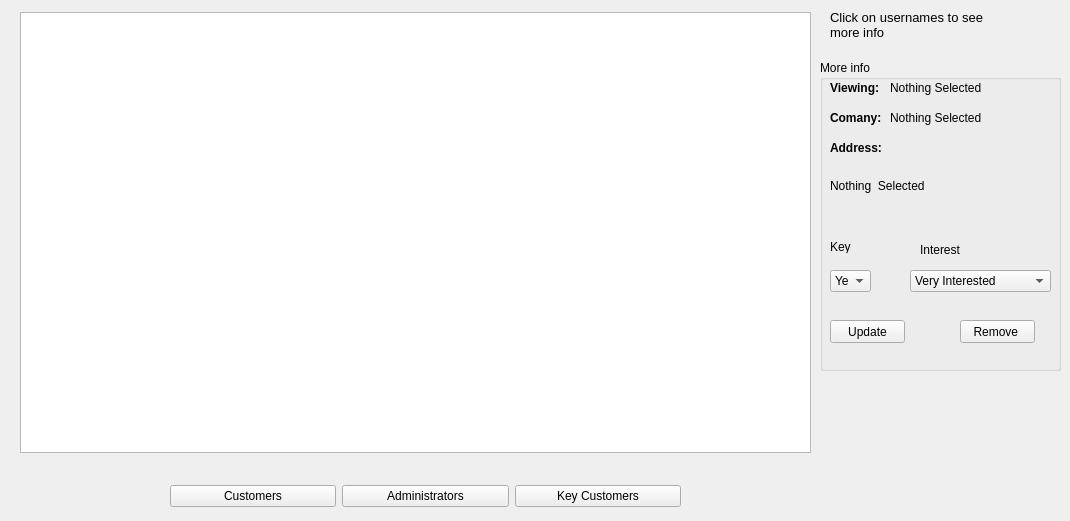
    <widget class="QWidget" name="adminPanel">
     <attribute name="title">
      <string>Administrator</string>
     </attribute>
     <widget class="QTableWidget" name="CustomersTable">
      <property name="geometry">
       <rect>
        <x>20</x>
        <y>12</y>
        <width>791</width>
        <height>441</height>
       </rect>
      </property>
      <property name="editTriggers">
       <set>QAbstractItemView::NoEditTriggers</set>
      </property>
      <property name="alternatingRowColors">
       <bool>true</bool>
      </property>
      <property name="sortingEnabled">
       <bool>true</bool>
      </property>
     </widget>
     <widget class="QWidget" name="layoutWidget">
      <property name="geometry">
       <rect>
        <x>170</x>
        <y>480</y>
        <width>511</width>
        <height>32</height>
       </rect>
      </property>
      <layout class="QGridLayout" name="gridLayout">
       <item row="0" column="2">
        <widget class="QPushButton" name="keyCustomersButton">
         <property name="text">
          <string>Key Customers</string>
         </property>
        </widget>
       </item>
       <item row="0" column="0">
        <widget class="QPushButton" name="customersButton">
         <property name="text">
          <string>Customers</string>
         </property>
        </widget>
       </item>
       <item row="0" column="1">
        <widget class="QPushButton" name="adminButton">
         <property name="text">
          <string>Administrators</string>
         </property>
        </widget>
       </item>
      </layout>
     </widget>
     <widget class="QGroupBox" name="groupBox">
      <property name="geometry">
       <rect>
        <x>820</x>
        <y>60</y>
        <width>241</width>
        <height>311</height>
       </rect>
      </property>
      <property name="title">
       <string>More info</string>
      </property>
      <widget class="QLabel" name="label_39">
       <property name="geometry">
        <rect>
         <x>10</x>
         <y>20</y>
         <width>51</width>
         <height>16</height>
        </rect>
       </property>
       <property name="text">
        <string>&lt;html&gt;&lt;head/&gt;&lt;body&gt;&lt;p&gt;&lt;span style=&quot; font-weight:600;&quot;&gt;Viewing: &lt;/span&gt;&lt;/p&gt;&lt;/body&gt;&lt;/html&gt;</string>
       </property>
      </widget>
      <widget class="QLabel" name="label_40">
       <property name="geometry">
        <rect>
         <x>10</x>
         <y>50</y>
         <width>51</width>
         <height>16</height>
        </rect>
       </property>
       <property name="text">
        <string>&lt;html&gt;&lt;head/&gt;&lt;body&gt;&lt;p&gt;&lt;span style=&quot; font-weight:600;&quot;&gt;Comany: &lt;/span&gt;&lt;/p&gt;&lt;/body&gt;&lt;/html&gt;</string>
       </property>
      </widget>
      <widget class="QLabel" name="label_41">
       <property name="geometry">
        <rect>
         <x>10</x>
         <y>80</y>
         <width>61</width>
         <height>16</height>
        </rect>
       </property>
       <property name="text">
        <string>&lt;html&gt;&lt;head/&gt;&lt;body&gt;&lt;p&gt;&lt;span style=&quot; font-weight:600;&quot;&gt;Address: &lt;/span&gt;&lt;/p&gt;&lt;/body&gt;&lt;/html&gt;</string>
       </property>
      </widget>
      <widget class="QLabel" name="nameview">
       <property name="geometry">
        <rect>
         <x>70</x>
         <y>20</y>
         <width>91</width>
         <height>16</height>
        </rect>
       </property>
       <property name="text">
        <string>Nothing Selected</string>
       </property>
      </widget>
      <widget class="QLabel" name="Compview">
       <property name="geometry">
        <rect>
         <x>70</x>
         <y>50</y>
         <width>101</width>
         <height>16</height>
        </rect>
       </property>
       <property name="text">
        <string>Nothing Selected</string>
       </property>
      </widget>
      <widget class="QLabel" name="Address">
       <property name="geometry">
        <rect>
         <x>10</x>
         <y>100</y>
         <width>191</width>
         <height>51</height>
        </rect>
       </property>
       <property name="text">
        <string>Nothing  Selected</string>
       </property>
       <property name="wordWrap">
        <bool>true</bool>
       </property>
      </widget>
      <widget class="QComboBox" name="Keyedit">
       <property name="geometry">
        <rect>
         <x>10</x>
         <y>210</y>
         <width>41</width>
         <height>22</height>
        </rect>
       </property>
       <item>
        <property name="text">
         <string>Yes</string>
        </property>
       </item>
       <item>
        <property name="text">
         <string>No</string>
        </property>
       </item>
      </widget>
      <widget class="QComboBox" name="interestedit">
       <property name="geometry">
        <rect>
         <x>90</x>
         <y>210</y>
         <width>141</width>
         <height>22</height>
        </rect>
       </property>
       <item>
        <property name="text">
         <string>Very Interested</string>
        </property>
       </item>
       <item>
        <property name="text">
         <string>Somewhat Interested</string>
        </property>
       </item>
       <item>
        <property name="text">
         <string>Not Interested</string>
        </property>
       </item>
       <item>
        <property name="text">
         <string>Do Not Call Again</string>
        </property>
       </item>
      </widget>
      <widget class="QLabel" name="label_42">
       <property name="geometry">
        <rect>
         <x>10</x>
         <y>180</y>
         <width>47</width>
         <height>13</height>
        </rect>
       </property>
       <property name="text">
        <string>Key</string>
       </property>
      </widget>
      <widget class="QLabel" name="label_43">
       <property name="geometry">
        <rect>
         <x>100</x>
         <y>180</y>
         <width>71</width>
         <height>20</height>
        </rect>
       </property>
       <property name="text">
        <string>Interest</string>
       </property>
      </widget>
      <widget class="QPushButton" name="Update">
       <property name="geometry">
        <rect>
         <x>10</x>
         <y>260</y>
         <width>75</width>
         <height>23</height>
        </rect>
       </property>
       <property name="text">
        <string>Update</string>
       </property>
      </widget>
      <widget class="QPushButton" name="pushButton_4">
       <property name="geometry">
        <rect>
         <x>140</x>
         <y>260</y>
         <width>75</width>
         <height>23</height>
        </rect>
       </property>
       <property name="text">
        <string>Remove </string>
       </property>
      </widget>
     </widget>
     <widget class="QLabel" name="label_29">
      <property name="geometry">
       <rect>
        <x>830</x>
        <y>0</y>
        <width>161</width>
        <height>51</height>
       </rect>
      </property>
      <property name="maximumSize">
       <size>
        <width>16777213</width>
        <height>16777215</height>
       </size>
      </property>
      <property name="styleSheet">
       <string notr="true">font: 8pt &quot;Comic Sans MS&quot;;</string>
      </property>
      <property name="text">
       <string>&lt;html&gt;&lt;head/&gt;&lt;body&gt;&lt;p&gt;&lt;span style=&quot; font-size:10pt;&quot;&gt;Click on usernames to see more info&lt;/span&gt;&lt;/p&gt;&lt;/body&gt;&lt;/html&gt;</string>
      </property>
      <property name="wordWrap">
       <bool>true</bool>
      </property>
     </widget>
    </widget>
